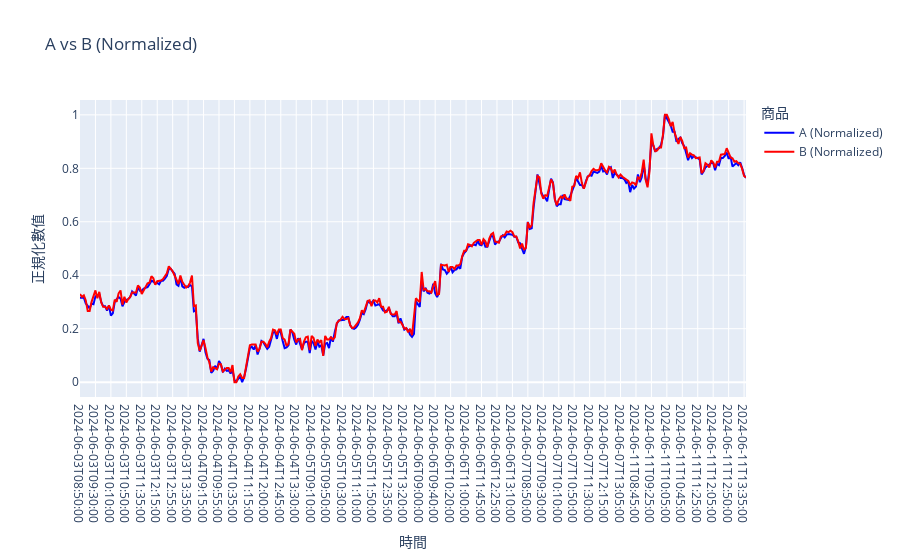
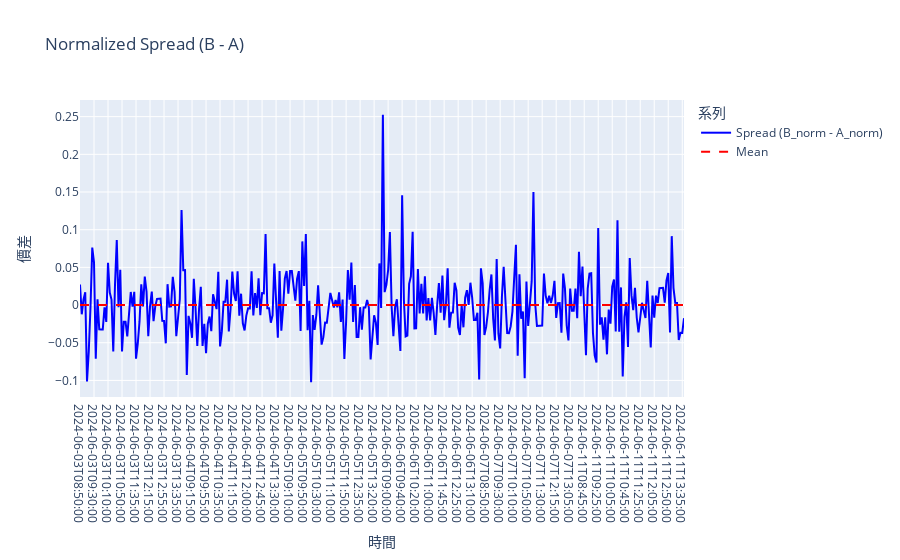
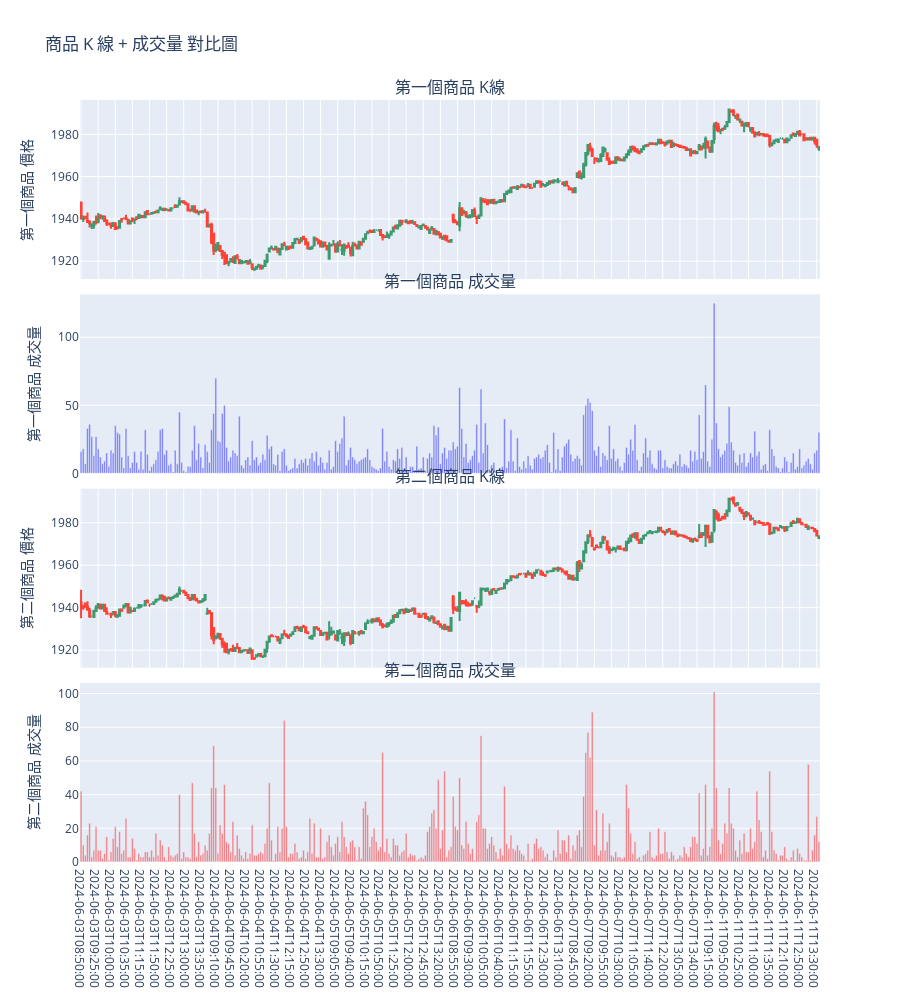

Notebook cell for these charts, in order:
### Markdown cell above
#### 繪製走勢圖

### Code cell
seriesA = df1_k['close']
seriesB = df2_k['close']

param1 = seriesA
param2 = seriesB

def plot_interactive_two_trend(df_series_1, df_series_2):
    # 1. 正規化數據
    scaler = MinMaxScaler()
    data1_normalized = scaler.fit_transform(df_series_1.values.reshape(-1, 1))
    data2_normalized = scaler.fit_transform(df_series_2.values.reshape(-1, 1))
    
    # 2. 創建 Plotly 圖表物件
    fig = go.Figure()

    # 3. 添加第一條線 (Series A)
    fig.add_trace(go.Scatter(
        x=df_series_1.index, 
        y=data1_normalized.flatten(),
        mode='lines',
        name='A (Normalized)',
        line=dict(color='blue')
    ))

    # 4. 添加第二條線 (Series B)
    fig.add_trace(go.Scatter(
        x=df_series_2.index, 
        y=data2_normalized.flatten(),
        mode='lines',
        name='B (Normalized)',
        line=dict(color='red')
    ))

    # 5. 更新圖表佈局 - 使用 category 軸
    fig.update_layout(
        title='A vs B (Normalized)',
        xaxis_title='時間',
        yaxis_title='正規化數值',
        legend_title='商品',
        xaxis=dict(
            type="category"  # ← 關鍵：把 index 當作類別處理
        )
    )
    
    # 6. 顯示圖表
    fig.show()

plot_interactive_two_trend(param1, param2)

def plot_interactive_spread(df_series_1, df_series_2):
    # 1. 正規化數據
    scaler = StandardScaler()
    data1_normalized = scaler.fit_transform(df_series_1.values.reshape(-1, 1))
    data2_normalized = scaler.fit_transform(df_series_2.values.reshape(-1, 1))

    # 2. 計算正規化後的價差 (spread)
    spread_series = data2_normalized - data1_normalized
    spread_mean = spread_series.mean()  # 計算價差的平均值

    # 3. 創建 Plotly 圖表物件
    fig = go.Figure()

    # 4. 添加價差線 (Spread Series)
    fig.add_trace(go.Scatter(
        x=df_series_1.index,          
        y=spread_series.flatten(),    
        mode='lines',
        name='Spread (B_norm - A_norm)',
        line=dict(color='blue')
    ))

    # 5. 添加平均值線 (Mean Line)
    fig.add_trace(go.Scatter(
        x=df_series_1.index,
        y=[spread_mean] * len(df_series_1),
        mode='lines',
        name='Mean',
        line=dict(color='red', dash='dash')
    ))

    # 6. 更新圖表佈局 - 改成 category 軸
    fig.update_layout(
        title='Normalized Spread (B - A)',
        xaxis_title='時間',
        yaxis_title='價差',
        legend_title='系列',
        xaxis=dict(
            type="category"
        )
    )
    
    # 7. 顯示圖表
    fig.show()

plot_interactive_spread(param1, param2)

def plot_interactive_candlesticks(df1, df2, name1='商品A', name2='商品B'):
    # 1. 創建子圖 (4 行 1 列)
    fig = make_subplots(
        rows=4, cols=1,
        shared_xaxes=True,
        vertical_spacing=0.02,
        subplot_titles=(f"{name1} K線", f"{name1} 成交量", f"{name2} K線", f"{name2} 成交量")
    )

    # 2. 商品 A 的 K 線 (row=1)
    fig.add_trace(go.Candlestick(
        x=df1.index,
        open=df1['open'],
        high=df1['high'],
        low=df1['low'],
        close=df1['close'],
        name=f"{name1} K線"
    ), row=1, col=1)

    # 3. 商品 A 的成交量 (row=2)
    fig.add_trace(go.Bar(
        x=df1.index,
        y=df1['volume'],
        name=f"{name1} 成交量",
        marker_color='blue',
        opacity=0.5
    ), row=2, col=1)

    # 4. 商品 B 的 K 線 (row=3)
    fig.add_trace(go.Candlestick(
        x=df2.index,
        open=df2['open'],
        high=df2['high'],
        low=df2['low'],
        close=df2['close'],
        name=f"{name2} K線"
    ), row=3, col=1)

    # 5. 商品 B 的成交量 (row=4)
    fig.add_trace(go.Bar(
        x=df2.index,
        y=df2['volume'],
        name=f"{name2} 成交量",
        marker_color='red',
        opacity=0.5
    ), row=4, col=1)

    # 6. 更新佈局 - 使用 category 軸
    fig.update_layout(
        title_text='商品 K 線 + 成交量 對比圖',
        height=1000,
        showlegend=False,
        # 讓所有 X 軸都使用 category (避免補全天)
        xaxis=dict(type="category"),
        xaxis2=dict(type="category"),
        xaxis3=dict(type="category"),
        xaxis4=dict(type="category"),
        # 各自的 y 軸標題
        yaxis_title=f"{name1} 價格",
        yaxis2_title=f"{name1} 成交量",
        yaxis3_title=f"{name2} 價格",
        yaxis4_title=f"{name2} 成交量"
    )

    fig.update_xaxes(rangeslider_visible=False, row=1, col=1)
    fig.update_xaxes(rangeslider_visible=False, row=3, col=1)

    # 7. 顯示
    fig.show()

plot_interactive_candlesticks(df1_k, df2_k, name1='第一個商品', name2='第二個商品')

def plot_jointplot_from_series(series1, series2, kind="scatter", title="sns_plot", show_stats=True, **kwargs):
    import seaborn as sns
    from scipy import stats
    #圖形類型 ('scatter', 'reg', 'hex', 'kde', 'hist')

    # 設置默認顏色
    if "color" not in kwargs:
        kwargs["color"] = "blue"
    
    # 繪製圖形
    jp = sns.jointplot(x=series1, y=series2, kind=kind, **kwargs)
    jp.fig.suptitle(title)
    
    # 計算統計量
    pearson_r = series1.corr(series2, method='pearson')
    spearman_r = series1.corr(series2, method='spearman')
    covariance = np.cov(series1, series2)[0, 1]
    slope, intercept, r_value, p_value, _ = stats.linregress(series1, series2)
    
    # 打印詳細分析結果
    print("\n" + "="*50)
    print("【變量分析報告】")
    print(f"變量1: {series1.name if series1.name else 'Series1'}")
    print(f"變量2: {series2.name if series2.name else 'Series2'}")
    print("-"*50)
    
    # 判斷相關係數強度
    def judge_correlation(r, method_name):
        abs_r = abs(r)
        if abs_r >= 0.8:
            strength = "極強相關"
        elif abs_r >= 0.6:
            strength = "強相關"
        elif abs_r >= 0.4:
            strength = "中等相關"
        elif abs_r >= 0.2:
            strength = "弱相關"
        else:
            strength = "幾乎無相關"
        
        direction = "正" if r > 0 else "負" if r < 0 else "無"
        print(f"{method_name:>10}: {r:.4f} ({direction}相關, {strength})")
    
    print("\n【相關性分析】")
    judge_correlation(pearson_r, "Pearson")
    judge_correlation(spearman_r, "Spearman")
    print(f"{'協方差':>10}: {covariance:.4f}")
    
    print("\n【迴歸分析】")
    print(f"{'迴歸方程':>10}: y = {slope:.4f}x + {intercept:.4f}")
    print(f"{'R平方值':>10}: {r_value**2:.4f}")
    
    # 判斷顯著性
    significance = "顯著" if p_value < 0.05 else "不顯著"
    print(f"{'p-value':>10}: {p_value:.4f} ({significance}, α=0.05)")
    
    print("="*50 + "\n")
    
    # 在圖上添加統計資訊
    if show_stats:
        stats_text = (f"Pearson r = {pearson_r:.2f}\n"
                     f"Spearman ρ = {spearman_r:.2f}\n"
                     f"y = {slope:.2f}x + {intercept:.2f}\n"
                     f"p = {p_value:.3f}")
        
        jp.ax_joint.text(0.05, 0.95, stats_text, 
                        transform=jp.ax_joint.transAxes,
                        verticalalignment='top',
                        bbox=dict(facecolor='white', alpha=0.8))
    
    plt.tight_layout()
    return jp  # 只返回圖形對象

# plot_jointplot_from_series(series1=param1, series2=param2, kind="reg")

### Figure 1 — Plotly figure (JSON) as saved in the notebook; plotly's stock layout.template omitted (floating-point values rounded to 4 significant figures; data arrays with more than 128 entries replaced by an {"elided": "..."} marker saying what was removed)
{"data": [{"line": {"color": "blue"}, "mode": "lines", "name": "A (Normalized)", "type": "scatter", "x": {"elided": "346 str values"}, "y": {"elided": "346 float values"}}, {"line": {"color": "red"}, "mode": "lines", "name": "B (Normalized)", "type": "scatter", "x": {"elided": "346 str values"}, "y": {"elided": "346 float values"}}], "layout": {"legend": {"title": {"text": "商品"}}, "title": {"text": "A vs B (Normalized)"}, "xaxis": {"title": {"text": "時間"}, "type": "category"}, "yaxis": {"title": {"text": "正規化數值"}}}}

### Figure 2 — Plotly figure (JSON) as saved in the notebook; plotly's stock layout.template omitted (floating-point values rounded to 4 significant figures; data arrays with more than 128 entries replaced by an {"elided": "..."} marker saying what was removed)
{"data": [{"line": {"color": "blue"}, "mode": "lines", "name": "Spread (B_norm - A_norm)", "type": "scatter", "x": {"elided": "346 str values"}, "y": {"elided": "346 float values"}}, {"line": {"color": "red", "dash": "dash"}, "mode": "lines", "name": "Mean", "type": "scatter", "x": {"elided": "346 str values"}, "y": {"elided": "346 float values"}}], "layout": {"legend": {"title": {"text": "系列"}}, "title": {"text": "Normalized Spread (B - A)"}, "xaxis": {"title": {"text": "時間"}, "type": "category"}, "yaxis": {"title": {"text": "價差"}}}}

### Figure 3 — Plotly figure (JSON) as saved in the notebook; plotly's stock layout.template omitted (floating-point values rounded to 4 significant figures; data arrays with more than 128 entries replaced by an {"elided": "..."} marker saying what was removed)
{"data": [{"close": {"elided": "346 float values"}, "high": {"elided": "346 float values"}, "low": {"elided": "346 float values"}, "name": "第一個商品 K線", "open": {"elided": "346 float values"}, "type": "candlestick", "x": {"elided": "346 str values"}, "xaxis": "x", "yaxis": "y"}, {"marker": {"color": "blue"}, "name": "第一個商品 成交量", "opacity": 0.5, "type": "bar", "x": {"elided": "346 str values"}, "xaxis": "x2", "y": {"elided": "346 float values"}, "yaxis": "y2"}, {"close": {"elided": "346 float values"}, "high": {"elided": "346 float values"}, "low": {"elided": "346 float values"}, "name": "第二個商品 K線", "open": {"elided": "346 float values"}, "type": "candlestick", "x": {"elided": "346 str values"}, "xaxis": "x3", "yaxis": "y3"}, {"marker": {"color": "red"}, "name": "第二個商品 成交量", "opacity": 0.5, "type": "bar", "x": {"elided": "346 str values"}, "xaxis": "x4", "y": {"elided": "346 float values"}, "yaxis": "y4"}], "layout": {"annotations": [{"font": {"size": 16}, "showarrow": false, "text": "第一個商品 K線", "x": 0.5, "xanchor": "center", "xref": "paper", "y": 1.0, "yanchor": "bottom", "yref": "paper"}, {"font": {"size": 16}, "showarrow": false, "text": "第一個商品 成交量", "x": 0.5, "xanchor": "center", "xref": "paper", "y": 0.745, "yanchor": "bottom", "yref": "paper"}, {"font": {"size": 16}, "showarrow": false, "text": "第二個商品 K線", "x": 0.5, "xanchor": "center", "xref": "paper", "y": 0.49, "yanchor": "bottom", "yref": "paper"}, {"font": {"size": 16}, "showarrow": false, "text": "第二個商品 成交量", "x": 0.5, "xanchor": "center", "xref": "paper", "y": 0.235, "yanchor": "bottom", "yref": "paper"}], "height": 1000, "showlegend": false, "title": {"text": "商品 K 線 + 成交量 對比圖"}, "xaxis": {"anchor": "y", "domain": [0, 1], "matches": "x4", "rangeslider": {"visible": false}, "showticklabels": false, "type": "category"}, "xaxis2": {"anchor": "y2", "domain": [0, 1], "matches": "x4", "showticklabels": false, "type": "category"}, "xaxis3": {"anchor": "y3", "domain": [0, 1], "matches": "x4", "rangeslider": {"visible": false}, "showticklabels": false, "type": "category"}, "xaxis4": {"anchor": "y4", "domain": [0, 1], "type": "category"}, "yaxis": {"anchor": "x", "domain": [0.765, 1.0], "title": {"text": "第一個商品 價格"}}, "yaxis2": {"anchor": "x2", "domain": [0.51, 0.745], "title": {"text": "第一個商品 成交量"}}, "yaxis3": {"anchor": "x3", "domain": [0.255, 0.49], "title": {"text": "第二個商品 價格"}}, "yaxis4": {"anchor": "x4", "domain": [0, 0.235], "title": {"text": "第二個商品 成交量"}}}}
